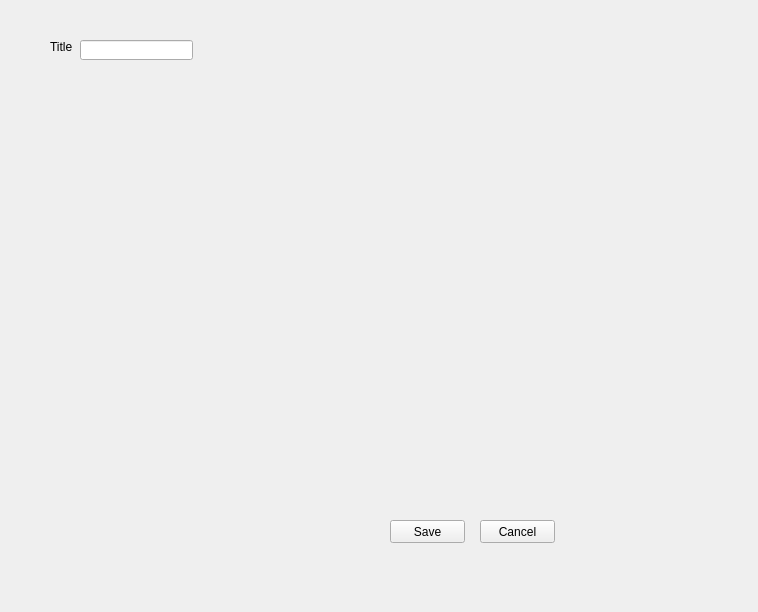
<?xml version="1.0" encoding="UTF-8"?>
<ui version="4.0">
 <class>chartConfigScreen</class>
 <widget class="QWidget" name="chartConfigScreen">
  <property name="geometry">
   <rect>
    <x>0</x>
    <y>0</y>
    <width>758</width>
    <height>612</height>
   </rect>
  </property>
  <property name="windowTitle">
   <string>Form</string>
  </property>
  <widget class="QLabel" name="label">
   <property name="geometry">
    <rect>
     <x>50</x>
     <y>40</y>
     <width>47</width>
     <height>13</height>
    </rect>
   </property>
   <property name="text">
    <string>Title</string>
   </property>
  </widget>
  <widget class="QLineEdit" name="le_title">
   <property name="geometry">
    <rect>
     <x>80</x>
     <y>40</y>
     <width>113</width>
     <height>20</height>
    </rect>
   </property>
  </widget>
  <widget class="QPushButton" name="pb_save">
   <property name="geometry">
    <rect>
     <x>390</x>
     <y>520</y>
     <width>75</width>
     <height>23</height>
    </rect>
   </property>
   <property name="text">
    <string>Save</string>
   </property>
  </widget>
  <widget class="QPushButton" name="pb_cancel">
   <property name="geometry">
    <rect>
     <x>480</x>
     <y>520</y>
     <width>75</width>
     <height>23</height>
    </rect>
   </property>
   <property name="text">
    <string>Cancel</string>
   </property>
  </widget>
 </widget>
 <resources/>
 <connections/>
</ui>
